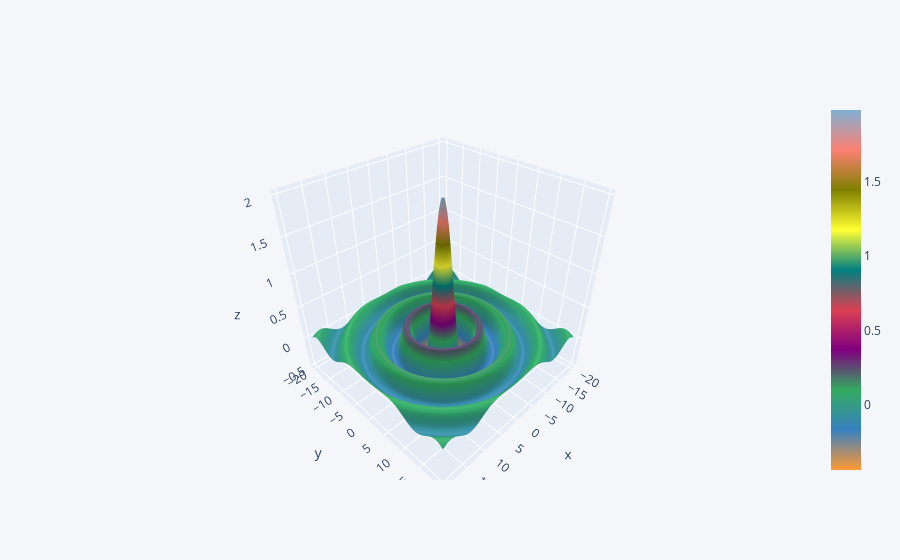

Notebook source saved alongside this figure:
### Code cell
cf.datagen.sinwave(20,0.25).iplot(kind="surface")

### Figure 1 — Plotly figure (JSON) as saved in the notebook; plotly's stock layout.template omitted (floating-point values rounded to 4 significant figures; data arrays with more than 128 entries replaced by an {"elided": "..."} marker saying what was removed)
{"data": [{"colorscale": [[0, "rgb(255, 153, 51)"], [0.1111, "rgb(55, 128, 191)"], [0.2222, "rgb(50, 171, 96)"], [0.3333, "rgb(128, 0, 128)"], [0.4444, "rgb(219, 64, 82)"], [0.5556, "rgb(0, 128, 128)"], [0.6667, "rgb(255, 255, 51)"], [0.7778, "rgb(128, 128, 0)"], [0.8889, "rgb(251, 128, 114)"], [1, "rgb(128, 177, 211)"]], "type": "surface", "x": {"elided": "160 float values"}, "y": {"elided": "160 float values"}, "z": {"elided": "160x160 float values"}}], "layout": {"legend": {"bgcolor": "#F5F6F9", "font": {"color": "#4D5663"}}, "paper_bgcolor": "#F5F6F9", "plot_bgcolor": "#F5F6F9", "title": {"font": {"color": "#4D5663"}}, "xaxis": {"gridcolor": "#E1E5ED", "showgrid": true, "tickfont": {"color": "#4D5663"}, "title": {"font": {"color": "#4D5663"}, "text": ""}, "zerolinecolor": "#E1E5ED"}, "yaxis": {"gridcolor": "#E1E5ED", "showgrid": true, "tickfont": {"color": "#4D5663"}, "title": {"font": {"color": "#4D5663"}, "text": ""}, "zerolinecolor": "#E1E5ED"}}}
